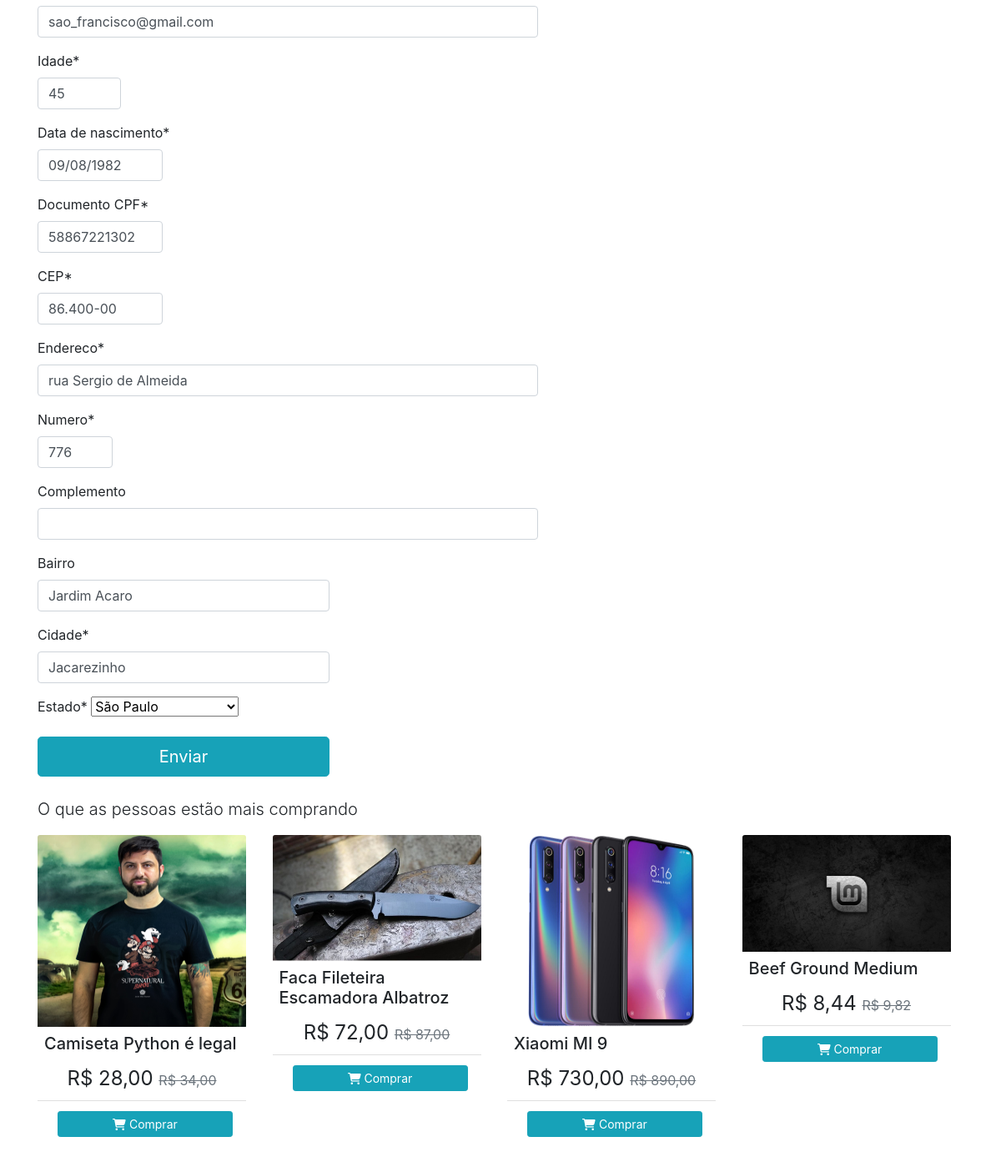
The page /perfil/ (signed in, lower part) on the database as committed earlier.
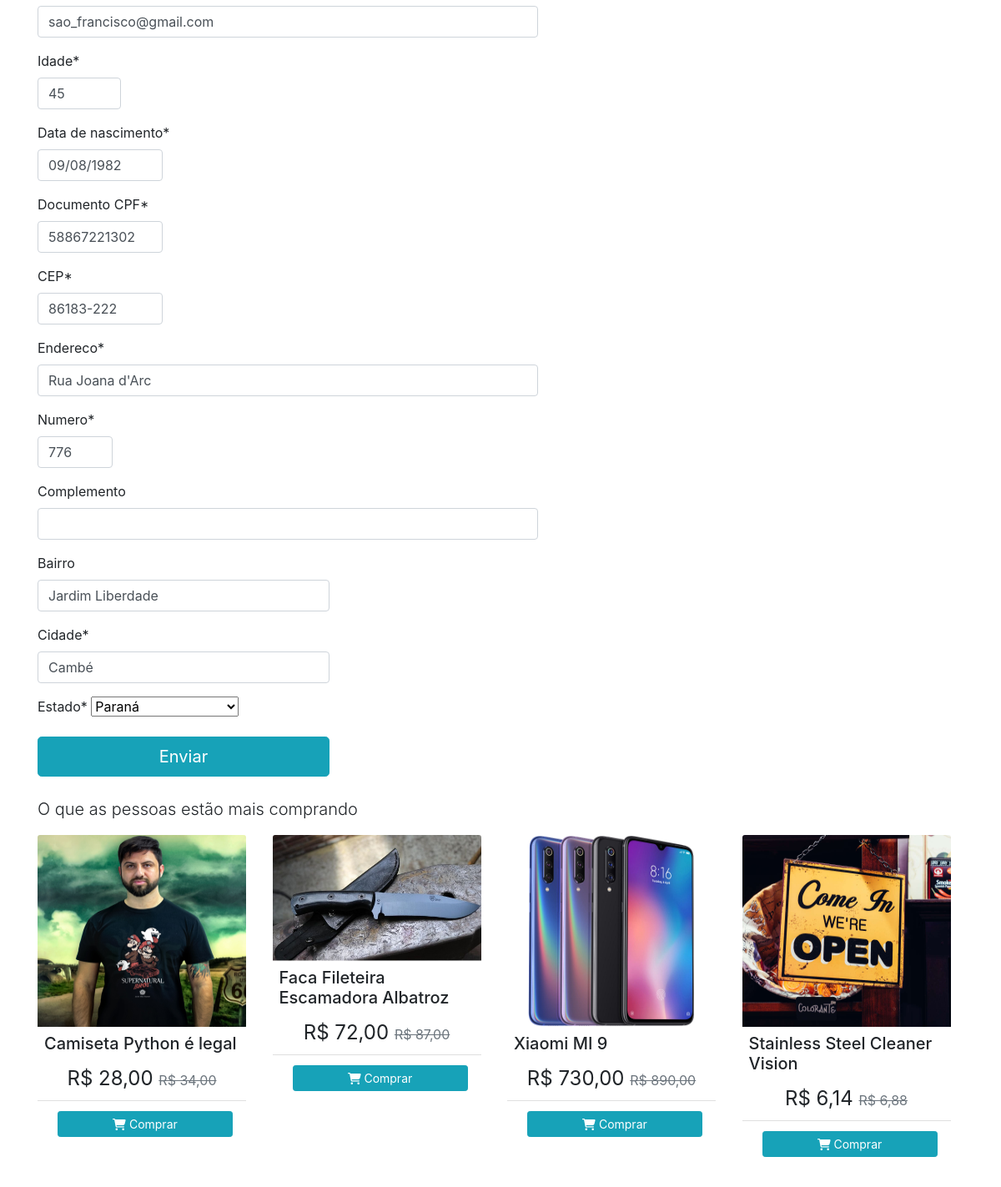
The same page on the database as committed later.
### perfil/models.py (models this page shows, shortened)
class PerfilUsuario(models.Model):
    usuario = models.OneToOneField(User, on_delete=models.CASCADE)
    idade = models.PositiveIntegerField()
    data_nascimento = models.DateField(null=False, blank=True)
    cpf = models.CharField(max_length=14)
    endereco = models.CharField(null=False, max_length=50)
    numero = models.CharField(max_length=5)
    complemento = models.CharField(max_length=30, null=True, blank=True)
    bairro = models.CharField(max_length=50, null=True, blank=True)
    cep = models.CharField(max_length=9, null=False, blank=True)
    cidade = models.CharField(null=False, max_length=30)
    estado = models.CharField(
        max_length=2,
        default='SP',
        choices=(
            ('AC', 'Acre'),
            ('AL', 'Alagoas'),
            ('AP', 'Amapá'),
            ('AM', 'Amazonas'),
            ('BA', 'Bahia'),
            ('CE', 'Ceará'),
            ('DF', 'Distrito Federal'),
            ('ES', 'Espírito Santo'),
            ('GO', 'Goiás'),
            ('MA', 'Maranhão'),
            ('MT', 'Mato Grosso'),
            ('MS', 'Mato Grosso do Sul'),
            ('MG', 'Minas Gerais'),
            ('PA', 'Pará'),
            ('PB', 'Paraíba'),
            ('PR', 'Paraná'),
            ('PE', 'Pernambuco'),
            ('PI', 'Piauí'),
            ('RJ', 'Rio de Janeiro'),
            ('RN', 'Rio Grande do Norte'),
            ('RS', 'Rio Grande do Sul'),
            ('RO', 'Rondônia'),
            ('RR', 'Roraima'),
            ('SC', 'Santa Catarina'),
            ('SP', 'São Paulo'),
            ('SE', 'Sergipe'),
            ('TO', 'Tocantins'),
        )
    )
    class Meta:
        verbose_name = 'Perfil'
        verbose_name_plural = 'Perfis'

### produto/models.py (models this page shows, shortened)
class Produto(models.Model):
    nome = models.CharField(max_length=200)
    descricao = models.TextField(max_length=255)
    descricao_longa = models.TextField()
    imagem = models.ImageField(upload_to='produto_imagens/%Y/%m/', blank=True, null=True)
    slug = models.SlugField(unique=True, blank=True, null=True)
    preco_marketing = models.FloatField()
    preco_marketing_promocional = models.FloatField(default=0)
    tipo = models.CharField(
        default='V',
        max_length=1,
        choices=(
            ('V', 'Variável'),
            ('S', 'Simples'),
        )
    )

### perfil/views.py (the view)
# urls.py: path('', views.Criar.as_view(), name="criar"),
class Criar(BasePerfil):
    def post(self, *args, **kwargs):
        if not self.userform.is_valid() or not self.perfilform.is_valid():
            msg = 'Há erros no formulário, por favor verifique nos campos abaixo'
            messages.error(self.request, msg)
            return self.renderizar
        username = self.userform.cleaned_data.get('username')
        password = self.userform.cleaned_data.get('password')
        email = self.userform.data.get('email')
        first_name = self.userform.cleaned_data.get('first_name')
        last_name = self.userform.cleaned_data.get('last_name')
        if self.request.user.is_authenticated:
            usuario = get_object_or_404(User, username=self.request.user.username)
            usuario.username = username
            if password:
                usuario.set_password(password)
            usuario.email = email
            usuario.first_name = first_name
            usuario.last_name = last_name
            usuario.save(force_update=True)
            if not self.perfil:
                self.perfilform.cleaned_data['usuario'] = usuario
                perfil = PerfilUsuario(**self.perfilform.cleaned_data)
                perfil.save()
            else:
                perfil = self.perfilform.save(commit=False)
                perfil.usuario = usuario
                perfil.save(force_update=True)
        else:
            usuario = self.userform.save(commit=False)
            usuario.set_password(password)
            usuario.save()
            perfil = self.perfilform.save(commit=False)
            perfil.usuario = usuario
            perfil.save()
            if password:
                authentica = authenticate(
                    self.request,
                    username=username,
                    password=password
                )
                if authentica:
                    login(self.request, user=usuario)
        self.request.session['carrinho'] = self.carrinho
        self.request.session.save()
        return redirect('perfil:cadastro_concluido')

### perfil/forms.py (shortened to what this page needs)
class UserForm(forms.ModelForm):
    password = forms.CharField(
        required=False,
        widget=forms.PasswordInput(),
        label='Senha*',
        help_text='Usuario logados podem deixar esse campo em branco para manter a senha'
    )
    password2 = forms.CharField(
        required=False,
        widget=forms.PasswordInput(),
        label='Confirmação de senha*',
        help_text='Digite a senha igual ao campo acima'
    )
    first_name = forms.CharField(
        required=True,
        widget=forms.TextInput(),
        label="Primeiro nome"
    )
    last_name = forms.CharField(
        required=True,
        widget=forms.TextInput(),
        label='Ultimo nome'
    )
    username = forms.CharField(
        required=True,
        widget=forms.TextInput(),
        label='nome de usuário'
    )
    email = forms.CharField(
        required=True,
        widget=forms.TextInput(),
        label='Email'
    )
    def __init__(self, usuario=None, *args, **kwargs):
        super().__init__(*args, **kwargs)
        self.usuario = usuario
    class Meta:
        model = User
        fields = ('first_name', 'last_name', 'username', 'password', 'password2', 'email')

### perfil/templates/perfil/criar.html (shortened to what this page needs)
{% extends 'base.html' %}
{% load crispy_forms_tags %}
{% block conteudo %}
<div class="row">
    <div class="col-lg mt-3">
        <form method="POST" action="">
            {{userform|crispy}}
            {{perfilform|crispy}}
            <div class="row">
                <div class="col">
                    <button type="submit" id="enviar_form_perfil"
                        class="btn btn-primary btn-lg btn-cadastro-perfil">
                        Enviar
                    </button>
                </div>
            </div>
        </form>
    </div>
</div>
{% endblock %}

### templates/parciais/_footer.html (shortened to what this page needs)
{% load static %}
{% load omfilters %}
<div class="container mt-4 mb-4">
<p class="lead">O que as pessoas estão mais comprando</p>
<div class="row">
    <div class="col-lg-12">
        <div class="card-columns_produtos_rodape">
            {% for produto in produtos_mais_vendidos %}
            <div class="card img_produtos_mais_vendidos">
                {% if produto.imagem %}
                  <a href="{% url 'produto:detalhe' produto.slug %}">
                    <img class="card-img-top " src="{{ produto.imagem.url }}" alt="Card image cap">
                  </a>
                {% endif %}
                <div class="card-body-carroussel">
                    <h5 class="card-title">{{ produto.nome }}</h5>
                    <div class="container product-price-block text-center">
                        {% if produto.preco_marketing_promocional > 0 %}
                            <span class="product-price">
                                {{ produto.preco_marketing_promocional|formata_preco }}
                            </span>
                        {% endif %}
                            <span class="product-old-price text-muted">
                                {{ produto.preco_marketing|formata_preco }}
                            </span>
                    </div>
                </div>
                <div class="card-footer-rodape bg-transparent border-top-light-custom text-center">
                    <a href="{% url 'produto:detalhe' produto.slug %}" class="btn btn-primary btn-sm m-1 btn-block">
                        <i class="fa fa-shopping-cart" aria-hidden="true"></i>
                        Comprar
                    </a>
                </div>
            </div>
            {% endfor  %}
        </div>
    </div>
</div>
</div>

Rows that differ between the two databases and show on the page:
no longer on this page (row unchanged): Produto: imagem (picture), nome "Beef Ground Medium", preco_marketing_promocional "R$ 8,44", preco_marketing "R$ 9,82"
changed PerfilUsuario: cep "86.400-00" → "86183-222"; endereco "rua Sergio de Almeida" → "Rua Joana d'Arc"; bairro "Jardim Acaro" → "Jardim Liberdade"; cidade "Jacarezinho" → "Cambé"; estado "São Paulo" → "Paraná"
now on this page (row unchanged): Produto: imagem (picture), nome "Stainless Steel Cleaner Vision", preco_marketing_promocional "R$ 6,14", preco_marketing "R$ 6,88"
